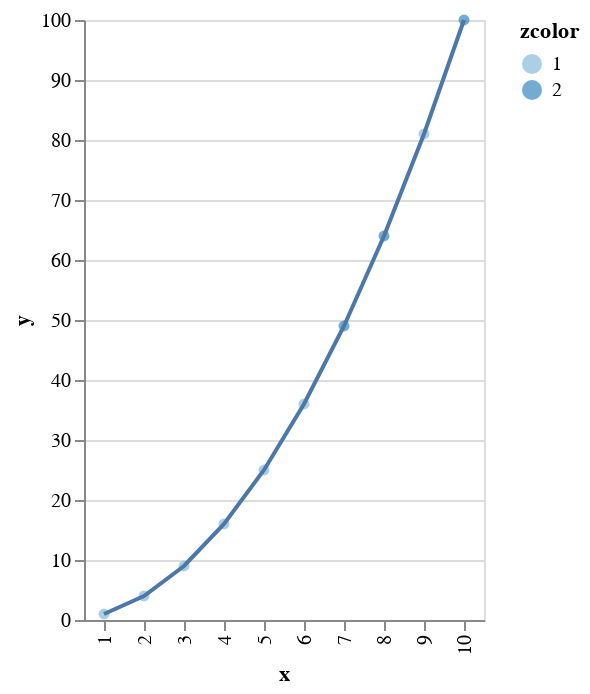

Write notebook code for a chart like this one.
### Markdown cell above
## Scatter + Line

### Code cell
P = @vlplot() + p + s

### Figure 1 — Vega-Lite specification as saved in the notebook (floating-point values rounded to 4 significant figures)
{"layer": [{"data": {"values": [{"x": 1, "y": 1, "zcolor": 1}, {"x": 2, "y": 4, "zcolor": 1}, {"x": 3, "y": 9, "zcolor": 1}, {"x": 4, "y": 16, "zcolor": 1}, {"x": 5, "y": 25, "zcolor": 1}, {"x": 6, "y": 36, "zcolor": 1}, {"x": 7, "y": 49, "zcolor": 2}, {"x": 8, "y": 64, "zcolor": 2}, {"x": 9, "y": 81, "zcolor": 1}, {"x": 10, "y": 100, "zcolor": 2}]}, "encoding": {"color": {"field": "zcolor", "type": "ordinal"}, "x": {"field": "x", "type": "ordinal"}, "y": {"field": "y", "type": "quantitative"}}, "mark": "circle"}, {"data": {"values": [{"x": 1, "y": 1}, {"x": 2, "y": 4}, {"x": 3, "y": 9}, {"x": 4, "y": 16}, {"x": 5, "y": 25}, {"x": 6, "y": 36}, {"x": 7, "y": 49}, {"x": 8, "y": 64}, {"x": 9, "y": 81}, {"x": 10, "y": 100}]}, "encoding": {"x": {"field": "x", "type": "ordinal"}, "y": {"field": "y", "type": "quantitative"}}, "mark": "line"}]}
